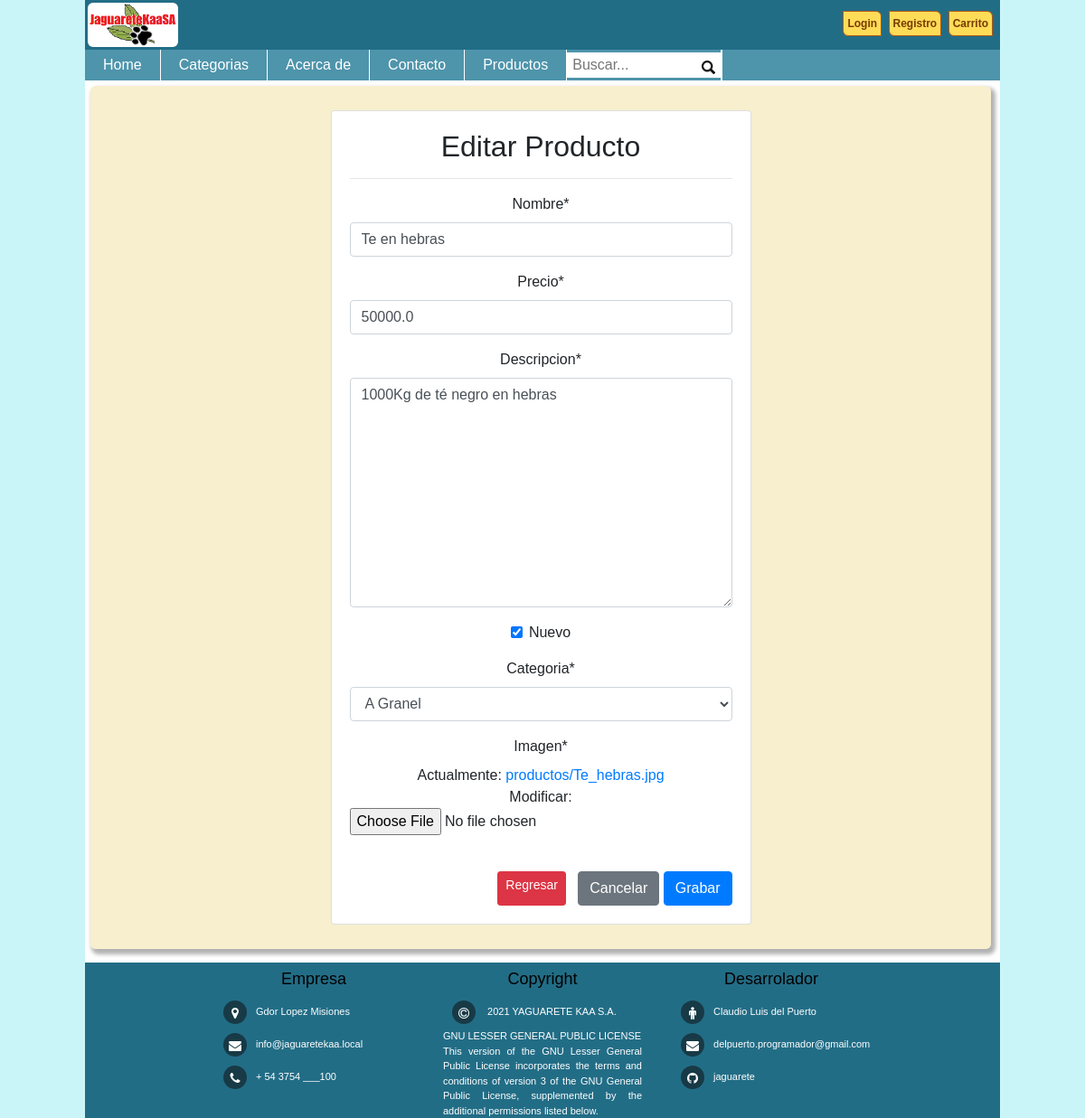
The page /jaguareteAPP/modificar_producto/4/ on the database as committed earlier.
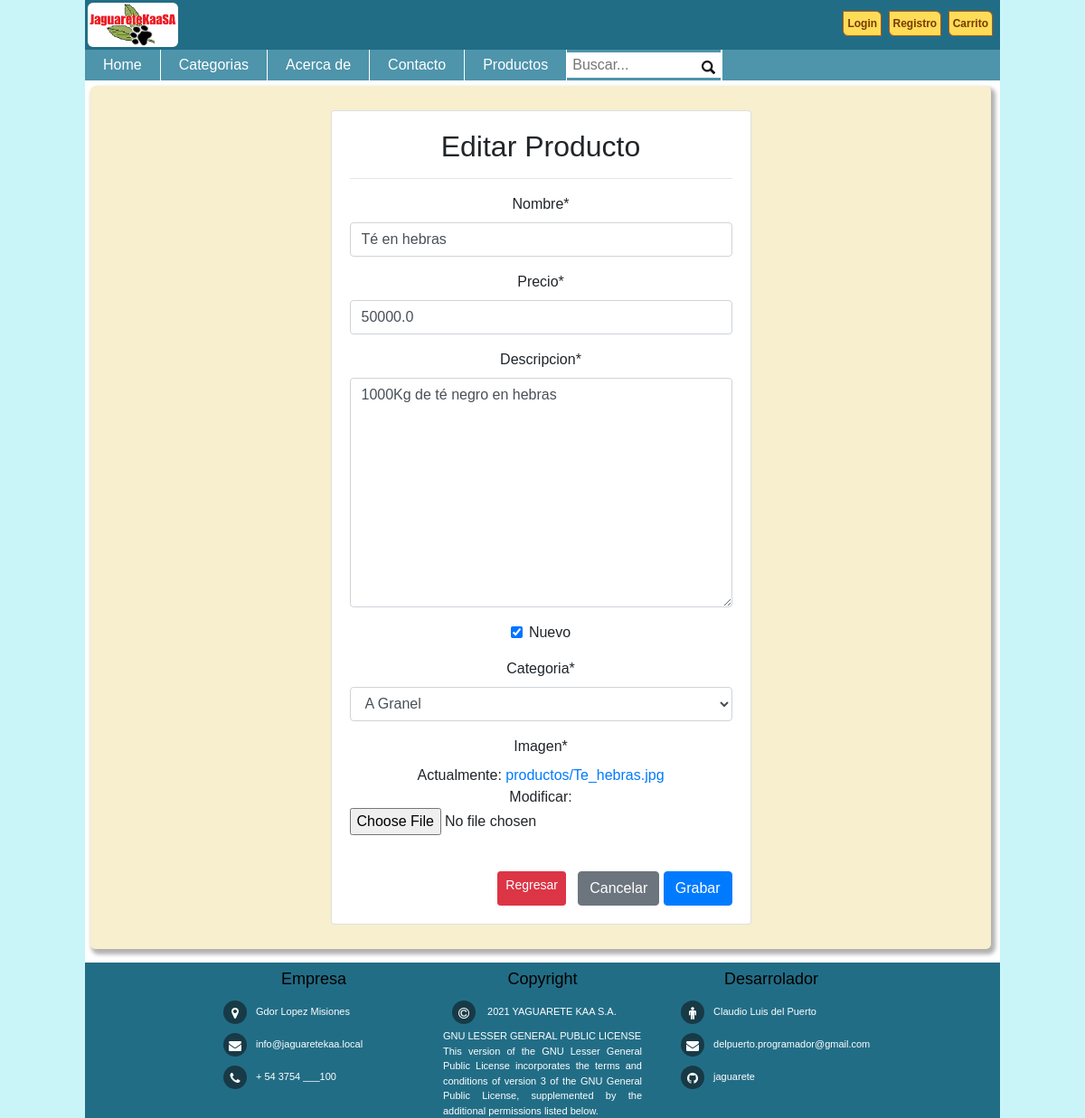
The same page on the database as committed later.
### jaguareteAPP/models.py (models this page shows, shortened)
class Producto(models.Model):
    nombre      = models.CharField(max_length=50)
    precio      = models.FloatField(null=True)
    descripcion = models.TextField(null=True)
    nuevo       = models.BooleanField(default=False)
    categoria   = models.ForeignKey(Categoria, on_delete=models.PROTECT)
    imagen      = models.ImageField(upload_to="productos", null=True)

class Categoria(models.Model):
    nombre = models.CharField(max_length=50)
    def __str__(self):
        return self.nombre

### jaguareteAPP/views.py (the view, shortened to what this page needs)
# urls.py: path('modificar_producto/<id>/', views.modificar_producto, name="modificar_producto"),
def modificar_producto(request, id):
    producto = get_object_or_404(Producto, id=id)
    data = {
        'form': ProductoForm(instance=producto)
    }
    return render(request,"producto/modificar.html", data)

### jaguareteAPP/forms.py
class ProductoForm(forms.ModelForm):
    class Meta:
        model = Producto
        fields = '__all__'

### jaguareteAPP/templates/producto/modificar.html (shortened to what this page needs)
{% extends 'home/base.html' %}
{% block contenido %}
{% load crispy_forms_tags %}
<br>
<div class="container">
    <div class="row">
        <div class="col 12 col-md-6 offset-md-3">
            <div class="card">
                <div class="card-body">
                    <h2>Editar Producto</h2>
                    <hr>
                    <form action="" method="post" enctype="multipart/form-data">
                        {{ form | crispy }}
                        <br>
                        <div class="d-flex justify-content-end">
                            <a href="{% url 'listar_productos' %}" class="btn btn-danger btn-sm">Regresar</a>
                            <input type="reset" value="Cancelar" class="btn btn-secondary">
                            <input type="submit" value="Grabar" class="btn btn-primary">
                        </div>
                    </form>
                </div>
            </div>
        </div>
    </div>
</div>
<br>
{% endblock %}

Rows that differ between the two databases and show on the page:
changed Producto "1000Kg de té negro en hebras": nombre "Te en hebras" → "Té en hebras"
